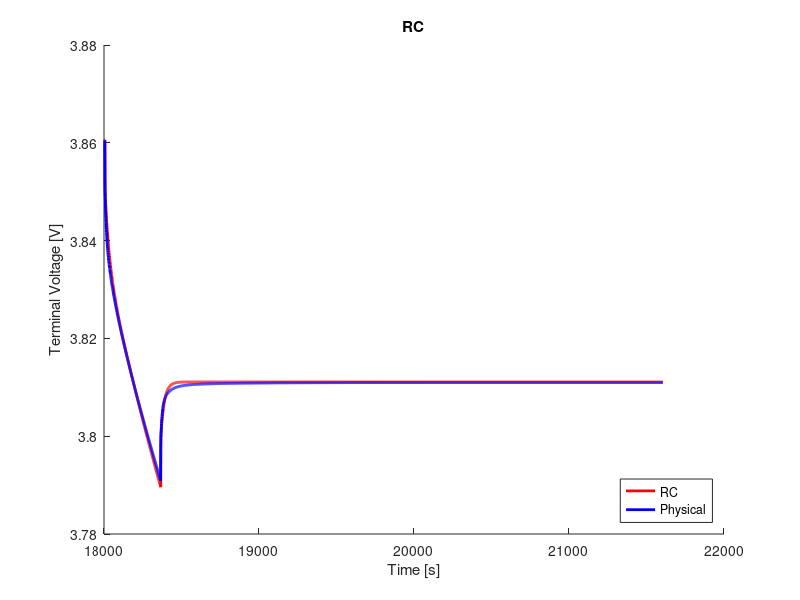

MATLAB code to generate this figure:
clear;
clc;
close all;

%% load data
load('ocv_final.mat');
time_ocv = time;
load('pulse_1_c_5.mat');
load('rc1_cf_params.mat');

%% voltage limitations
v_max = 4.4;                                    % cut-over voltage
v_min = 3.0;                                    % cut-off voltage

%% resample ocv and soc
t1 = time_ocv(1);
t2 = time_ocv(end);
dt = 1;                                         % sample time
t = (t1:dt:t2) - t1;

ocv = interp1(time_ocv, ocv, t1:dt:t2);
soc = interp1(time_ocv, soc, t1:dt:t2);

s = length(time);

%% variables
Q = 16.8;
eta = 1.0;                                  % coulombic efficiency

n = 1;                                      % number of rc links
i_r = zeros(n, 1);
v_c = zeros(n, 1);
flag = 1;

%% compute soc
ind_init = interp1(soc, 1:length(soc), 0.5168, 'nearest');
v_t(1) = ocv(ind_init);
z0 = soc(ind_init);
z = z0 - dt/(Q*3600)*eta*cumsum(I(1:end));

% manual fit
p = 6;
r0 = r0_cf(p)*1.5;
r1 = r1_cf(p);
% r2 = r2_cf(p);
% r3 = r3_cf(p);
c1 = c1_cf(p);
% c2 = c2_cf(p);
% c3 = c3_cf(p);

r = [r1];
c = [c1];

%% compute terminal voltage
for j = 1:n
    f(j) = exp(-dt/(r(j)*c(j)));
end
for k = 1:s-1
    if flag == 1
        i_r(:, k+1) = diag(f)*i_r(:, k) + (1-f')*I(k);
        v_c(:, k) = i_r(:, k).*r;
        ind = interp1(soc, 1:length(soc), z(k), 'nearest');
        v_t(k+1) = ocv(ind) - sum(v_c(:, k)) - I(k).*r0;
        if v_t(k) < v_min
            fprintf('Reached lower voltage limit.');
            flag = 0;
        end
        if v_t(k) > v_max
            fprintf('Reached upper voltage limit.');
            flag = 0;
        end 
    end
end

%% compute rms error
v_t = reshape(v_t, size(V_batt_time));
rmse = 1000*sqrt(mean((V_batt_time - v_t).^2))     % [mV]

%% plot
figure(1);
hold on;
plot(time, v_t, 'r', 'LineWidth', 2)
hold on;
plot(time, V_batt_time, 'b', 'LineWidth', 2)
xlabel('Time [s]')
ylabel('Terminal Voltage [V]')
title('RC')
legend('RC', 'Physical', 'location', 'southeast')
